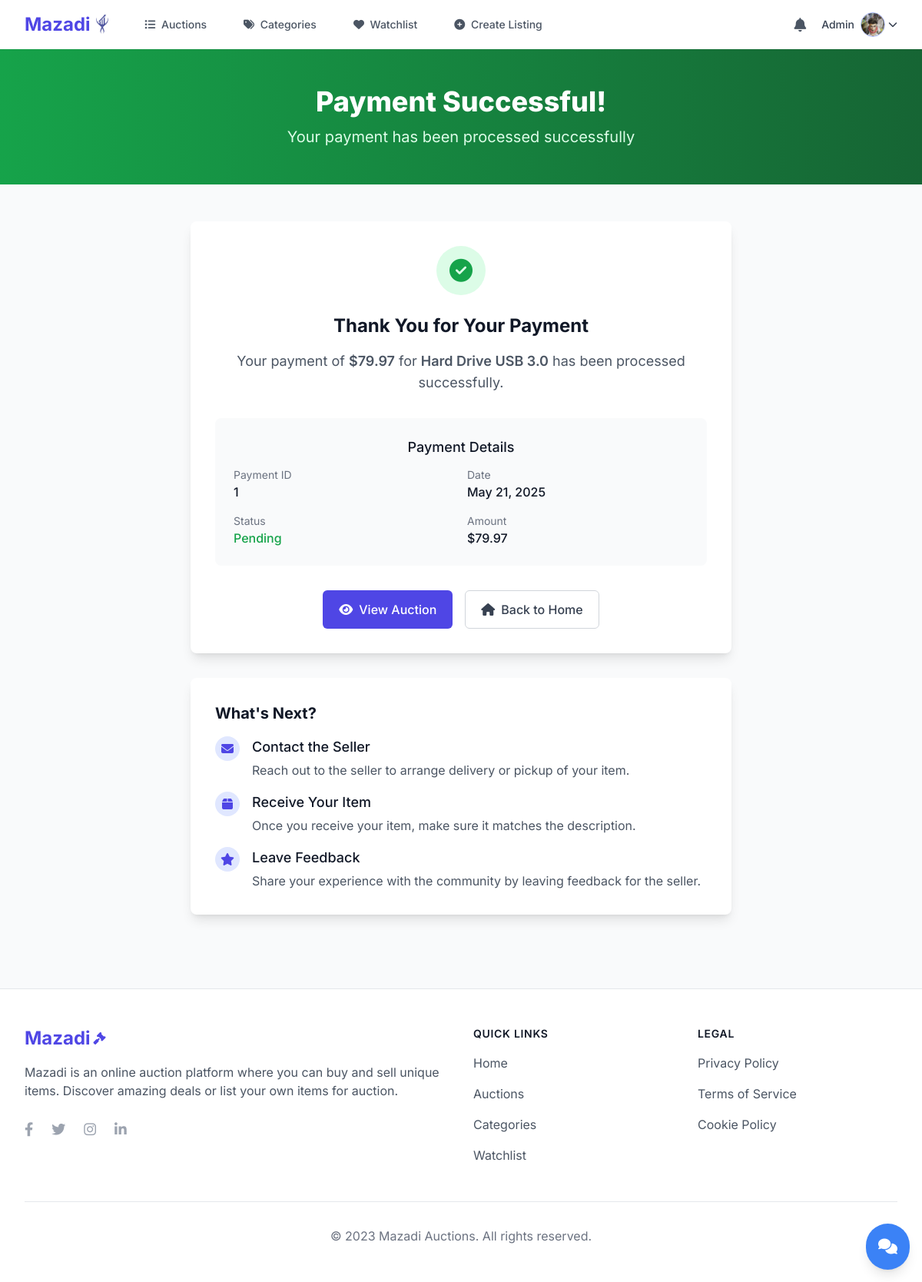
Page /payments/success/1/ (signed in) on the earlier database version.
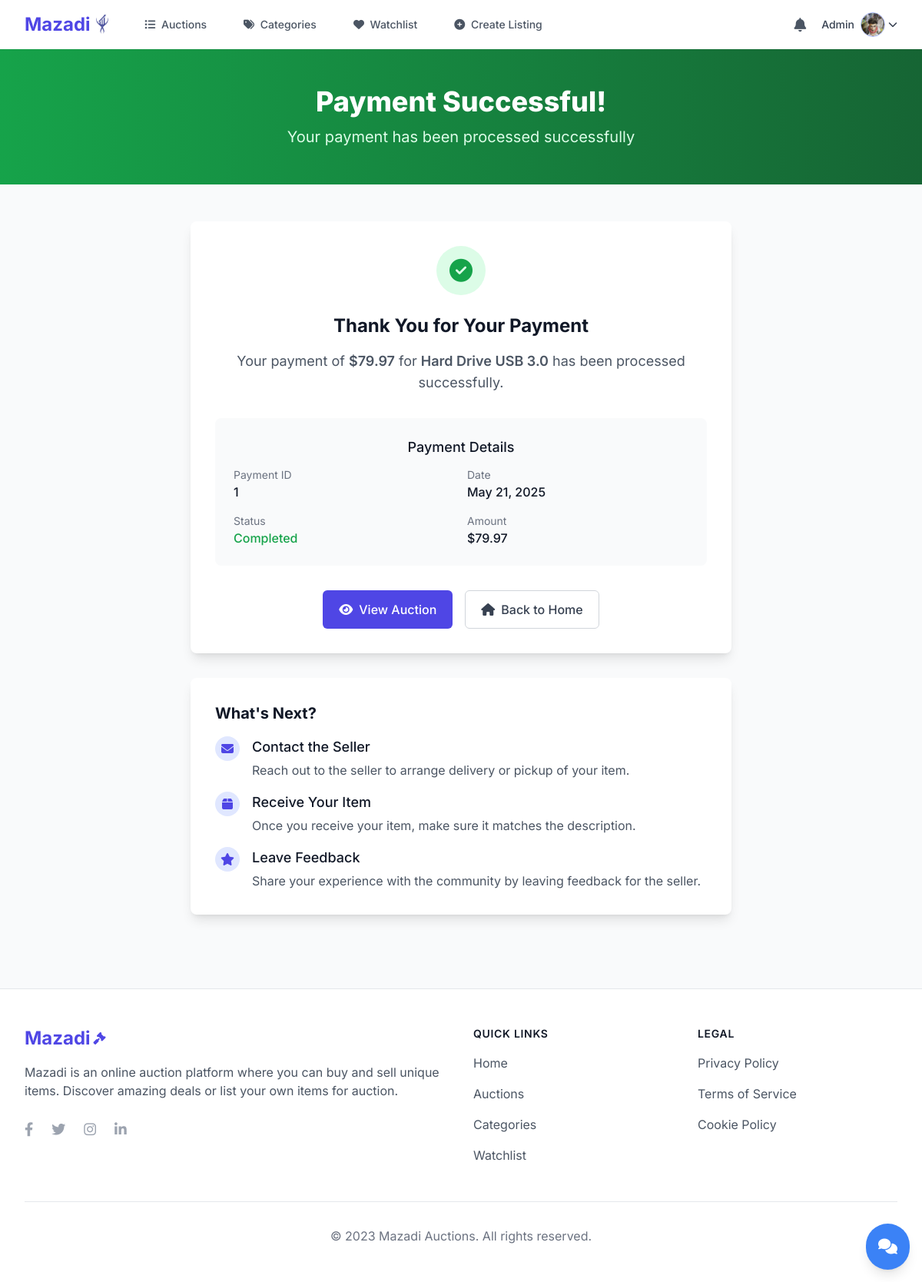
Same page on the later database version.
### payments/models.py (models this page shows, shortened)
class Payment(models.Model):
    PAYMENT_STATUS_CHOICES = (
        ('pending', 'Pending'),
        ('completed', 'Completed'),
        ('failed', 'Failed'),
        ('refunded', 'Refunded'),
    )
    user = models.ForeignKey(settings.AUTH_USER_MODEL, on_delete=models.CASCADE, related_name='payments')
    auction = models.ForeignKey(Auction, on_delete=models.CASCADE, related_name='payments')
    amount = models.DecimalField(max_digits=10, decimal_places=2)
    stripe_payment_intent_id = models.CharField(max_length=255, blank=True, null=True)
    stripe_payment_method_id = models.CharField(max_length=255, blank=True, null=True)
    status = models.CharField(max_length=20, choices=PAYMENT_STATUS_CHOICES, default='pending')
    created_at = models.DateTimeField(auto_now_add=True)
    updated_at = models.DateTimeField(auto_now=True)
    class Meta:
        ordering = ['-created_at']

### payments/views.py (the view)
# urls.py: path('success/<int:payment_id>/', views.payment_success, name='payment_success'),
@login_required(login_url='/accounts/login/')
def payment_success(request, payment_id):
    payment = get_object_or_404(Payment, id=payment_id)
    if payment.user != request.user:
        messages.error(request, "You don't have permission to view this payment.")
        return redirect('index')
    return render(request, 'payments/payment_success.html', {
        'payment': payment,
        'auction': payment.auction
    })

### notifications/context_processors.py (called while the page is built)
def notification_count(request):
    if request.user.is_authenticated:
        unread_count = Notification.objects.filter(
            user=request.user,
            is_read=False,
            is_deleted=False
        ).count()
        return {
            'unread_notification_count': unread_count
        }
    return {
        'unread_notification_count': 0
    }

### payments/templates/payments/payment_success.html (shortened to what the changed rows need)
{% extends "auctions/layout.html" %}
{% load static %}
{% block body %}
<div class="bg-gradient-to-r from-green-600 to-green-800 py-12">
    <div class="max-w-7xl mx-auto px-4 sm:px-6 lg:px-8">
        <div class="text-center">
            <h1 class="text-3xl font-extrabold text-white sm:text-4xl">
                Payment Successful!
            </h1>
        </div>
    </div>
</div>
<div class="max-w-3xl mx-auto px-4 sm:px-6 lg:px-8 py-12">
    <div class="bg-white rounded-lg shadow-lg overflow-hidden">
        <div class="p-8 text-center">
            <h2 class="text-2xl font-bold text-gray-900 mb-4">Thank You for Your Payment</h2>
            <p class="text-lg text-gray-600 mb-8">
                Your payment of <span class="font-semibold">${{ payment.amount }}</span> for
                <span class="font-semibold">{{ auction.title }}</span> has been processed successfully.
            </p>
            <div class="bg-gray-50 p-6 rounded-lg mb-8">
                <div class="grid grid-cols-1 md:grid-cols-2 gap-4 text-left">
                    <div>
                        <p class="text-sm text-gray-500">Payment ID</p>
                        <p class="font-medium text-gray-900">{{ payment.id }}</p>
                    </div>
                    <div>
                        <p class="text-sm text-gray-500">Date</p>
                        <p class="font-medium text-gray-900">{{ payment.created_at|date:"F j, Y" }}</p>
                    </div>
                    <div>
                        <p class="text-sm text-gray-500">Status</p>
                        <p class="font-medium text-green-600">{{ payment.get_status_display }}</p>
                    </div>
                    <div>
                        <p class="text-sm text-gray-500">Amount</p>
                        <p class="font-medium text-gray-900">${{ payment.amount }}</p>
                    </div>
                </div>
            </div>
        </div>
    </div>
</div>
{% endblock %}

Differences in the rows shown:
changed Payment id 1: status "Pending" → "Completed"
